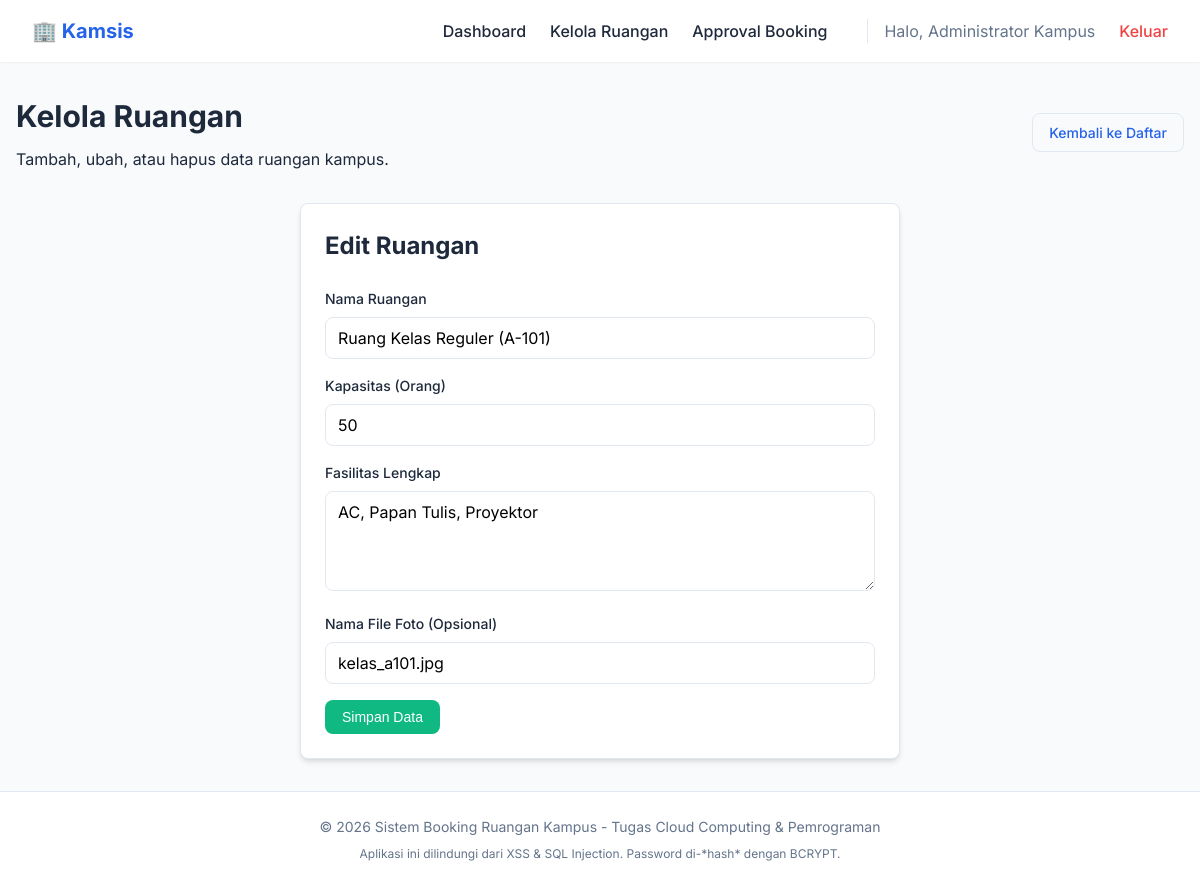
The app's page /admin/manage_rooms.php?action=edit&id=3 (signed in) with its own data.
### tables this page shows
CREATE TABLE IF NOT EXISTS rooms (
    id INT AUTO_INCREMENT PRIMARY KEY,
    nama_ruangan VARCHAR(100) NOT NULL,
    kapasitas INT NOT NULL,
    fasilitas TEXT NOT NULL,
    foto VARCHAR(255) DEFAULT NULL
);

### config/security.php (called while the page is built, shortened)
<?php
function escape($data) {
    return htmlspecialchars($data, ENT_QUOTES, 'UTF-8');
}
?>

### admin/manage_rooms.php (the view, shortened to what this page needs)
<?php
require_once '../config/database.php';
require_once '../config/security.php';
$action = $_GET['action'] ?? 'list';
require_once '../includes/header.php';
?>
<div style="display: flex; justify-content: space-between; align-items: center; margin-bottom: 2rem;">
    <div>
        <h1 class="page-title">Kelola Ruangan</h1>
        <p class="text-muted">Tambah, ubah, atau hapus data ruangan kampus.</p>
    </div>
    <?php if ($action === 'list'): ?>
        <a href="manage_rooms.php?action=add" class="btn btn-primary">+ Tambah Ruangan</a>
    <?php else: ?>
        <a href="manage_rooms.php" class="btn" style="border: 1px solid var(--border-color);">Kembali ke Daftar</a>
    <?php endif; ?>
</div>
<?php if ($action === 'list'): ?>
    <div class="card">
        <div class="table-responsive">
            <table class="table">
                <thead>
                    <tr>
                        <th>ID</th>
                        <th>Nama Ruangan</th>
                        <th>Kapasitas</th>
                        <th>Fasilitas</th>
                        <th>Aksi</th>
                    </tr>
                </thead>
                <tbody>
                    <?php
                    $rooms = $pdo->query("SELECT * FROM rooms ORDER BY id DESC")->fetchAll();
                    if (count($rooms) > 0):
                        foreach ($rooms as $r):
                    ?>
                        <tr>
                            <td><?= $r['id'] ?></td>
                            <td><?= escape($r['nama_ruangan']) ?></td>
                            <td><?= $r['kapasitas'] ?> Orang</td>
                            <td><?= escape($r['fasilitas']) ?></td>
                            <td>
                                <a href="manage_rooms.php?action=edit&id=<?= $r['id'] ?>" class="btn btn-sm btn-primary">Edit</a>
                                <a href="manage_rooms.php?action=delete&id=<?= $r['id'] ?>" class="btn btn-sm btn-danger" onclick="return confirm('Hapus ruangan ini secara permanen?');">Hapus</a>
                            </td>
                        </tr>
                    <?php
                        endforeach;
                    else: ?>
                        <tr><td colspan="5" style="text-align:center;">Belum ada ruangan yang didaftarkan.</td></tr>
                    <?php endif; ?>
                </tbody>
            </table>
        </div>
    </div>
<?php elseif ($action === 'add' || $action === 'edit'):
    $room = null;
    if ($action === 'edit') {
        $id = $_GET['id'] ?? 0;
        $stmt = $pdo->prepare("SELECT * FROM rooms WHERE id = ?");
        $stmt->execute([$id]);
        $room = $stmt->fetch();
    }
?>
    <div class="card" style="max-width: 600px; margin: 0 auto;">
        <h2><?= $action === 'add' ? 'Tambah Ruangan Baru' : 'Edit Ruangan' ?></h2>
        <form method="POST" action="manage_rooms.php?action=<?= $action ?>" style="margin-top: 1.5rem;">
            <div class="form-group">
                <label class="form-label">Nama Ruangan</label>
                <input type="text" name="nama_ruangan" class="form-control" required value="<?= $room ? escape($room['nama_ruangan']) : '' ?>">
            </div>
            <div class="form-group">
                <label class="form-label">Kapasitas (Orang)</label>
                <input type="number" name="kapasitas" class="form-control" required min="1" value="<?= $room ? escape($room['kapasitas']) : '' ?>">
            </div>
            <div class="form-group">
                <label class="form-label">Fasilitas Lengkap</label>
                <textarea name="fasilitas" class="form-control" required><?= $room ? escape($room['fasilitas']) : '' ?></textarea>
            </div>
            <div class="form-group">
                <label class="form-label">Nama File Foto (Opsional)</label>
                <input type="text" name="foto" class="form-control" placeholder="r1.jpg" value="<?= $room ? escape($room['foto']) : '' ?>">
            </div>
            <button type="submit" class="btn btn-success">Simpan Data</button>
        </form>
    </div>
<?php endif; ?>
<?php require_once '../includes/footer.php'; ?>

### assets/css/style.css (style rules this page uses)
:root { --primary-color: #2563eb; --primary-hover: #1d4ed8; --bg-color: #f8fafc; --card-bg: #ffffff; --text-dark: #1e293b; --text-muted: #64748b; --border-color: #e2e8f0; --danger: #ef4444; --success: #10b981; --warning: #f59e0b; --shadow-sm: 0 1px 2px 0 rgb(0 0 0 / 0.05); --shadow-md: 0 4px 6px -1px rgb(0 0 0 / 0.1), 0 2px 4px -2px rgb(0 0 0 / 0.1); --shadow-lg: 0 10px 15px -3px rgb(0 0 0 / 0.1), 0 4px 6px -4px rgb(0 0 0 / 0.1); --border-radius: 8px; --transition: all 0.3s ease; }
* { margin: 0; padding: 0; box-sizing: border-box; }
body { font-family: 'Inter', sans-serif; background-color: var(--bg-color); color: var(--text-dark); line-height: 1.5; display: flex; flex-direction: column; min-height: 100vh; }
a { text-decoration: none; color: var(--primary-color); transition: var(--transition); }
.page-title { font-size: 1.875rem; font-weight: 700; margin-bottom: 0.5rem; }
.card { background-color: var(--card-bg); border-radius: var(--border-radius); box-shadow: var(--shadow-md); padding: 1.5rem; border: 1px solid var(--border-color); }
.form-group { margin-bottom: 1rem; }
.form-label { display: block; font-size: 0.875rem; font-weight: 500; margin-bottom: 0.5rem; color: var(--text-dark); }
.form-control { width: 100%; padding: 0.625rem 0.75rem; font-size: 1rem; border: 1px solid var(--border-color); border-radius: var(--border-radius); transition: var(--transition); font-family: inherit; }
textarea.form-control { resize: vertical; min-height: 100px; }
.btn { display: inline-flex; align-items: center; justify-content: center; padding: 0.5rem 1rem; font-size: 0.875rem; font-weight: 500; border-radius: var(--border-radius); cursor: pointer; border: 1px solid transparent; transition: var(--transition); text-align: center; }
.btn-success { background-color: var(--success); color: white !important; }

### records on screen
rooms: nama_ruangan "Ruang Kelas Reguler (A-101)", kapasitas "50", fasilitas "AC, Papan Tulis, Proyektor", foto "kelas_a101.jpg"

### other values on screen
$_SESSION['nama_lengkap'] "Administrator Kampus"
